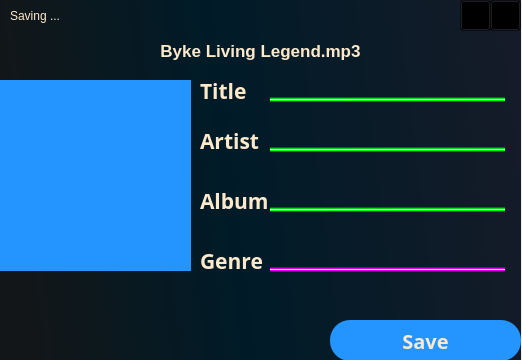
<?xml version="1.0" encoding="UTF-8"?>
<ui version="4.0">
 <class>MainWindow</class>
 <widget class="QMainWindow" name="MainWindow">
  <property name="geometry">
   <rect>
    <x>0</x>
    <y>0</y>
    <width>522</width>
    <height>360</height>
   </rect>
  </property>
  <property name="windowTitle">
   <string>MainWindow</string>
  </property>
  <widget class="QWidget" name="centralwidget">
   <property name="styleSheet">
    <string notr="true">color: rgb(255, 233, 203);</string>
   </property>
   <widget class="QLabel" name="label">
    <property name="geometry">
     <rect>
      <x>0</x>
      <y>0</y>
      <width>521</width>
      <height>361</height>
     </rect>
    </property>
    <property name="styleSheet">
     <string notr="true">background-color: qlineargradient(spread:pad, x1:0, y1:0.443182, x2:1, y2:0.358, stop:0 rgba(19, 22, 24, 255), stop:0.425781 rgba(0, 27, 40, 255), stop:1 rgba(21, 27, 40, 255));</string>
    </property>
    <property name="text">
     <string/>
    </property>
   </widget>
   <widget class="QLabel" name="filename">
    <property name="geometry">
     <rect>
      <x>0</x>
      <y>30</y>
      <width>521</width>
      <height>31</height>
     </rect>
    </property>
    <property name="font">
     <font>
      <family>Segoe UI</family>
      <pointsize>13</pointsize>
      <bold>true</bold>
     </font>
    </property>
    <property name="styleSheet">
     <string notr="true">color: rgb(255, 233, 203);</string>
    </property>
    <property name="text">
     <string>Byke Living Legend.mp3</string>
    </property>
    <property name="alignment">
     <set>Qt::AlignBottom|Qt::AlignHCenter</set>
    </property>
   </widget>
   <widget class="QLabel" name="artwork">
    <property name="geometry">
     <rect>
      <x>0</x>
      <y>80</y>
      <width>191</width>
      <height>191</height>
     </rect>
    </property>
    <property name="cursor">
     <cursorShape>PointingHandCursor</cursorShape>
    </property>
    <property name="styleSheet">
     <string notr="true">background-color: #2495FF;</string>
    </property>
    <property name="text">
     <string/>
    </property>
    <property name="scaledContents">
     <bool>true</bool>
    </property>
   </widget>
   <widget class="QLabel" name="label_4">
    <property name="geometry">
     <rect>
      <x>200</x>
      <y>80</y>
      <width>71</width>
      <height>21</height>
     </rect>
    </property>
    <property name="font">
     <font>
      <family>Sitka Display</family>
      <pointsize>16</pointsize>
      <bold>true</bold>
     </font>
    </property>
    <property name="styleSheet">
     <string notr="true">color: rgb(255, 233, 203);</string>
    </property>
    <property name="text">
     <string>Title</string>
    </property>
   </widget>
   <widget class="QLabel" name="label_8">
    <property name="geometry">
     <rect>
      <x>200</x>
      <y>130</y>
      <width>71</width>
      <height>21</height>
     </rect>
    </property>
    <property name="font">
     <font>
      <family>Sitka Display</family>
      <pointsize>16</pointsize>
      <bold>true</bold>
     </font>
    </property>
    <property name="styleSheet">
     <string notr="true">color: rgb(255, 233, 203);</string>
    </property>
    <property name="text">
     <string>Artist</string>
    </property>
   </widget>
   <widget class="QLabel" name="label_9">
    <property name="geometry">
     <rect>
      <x>200</x>
      <y>190</y>
      <width>71</width>
      <height>21</height>
     </rect>
    </property>
    <property name="font">
     <font>
      <family>Sitka Display</family>
      <pointsize>16</pointsize>
      <bold>true</bold>
     </font>
    </property>
    <property name="styleSheet">
     <string notr="true">color: rgb(255, 233, 203);</string>
    </property>
    <property name="text">
     <string>Album</string>
    </property>
   </widget>
   <widget class="QLabel" name="label_10">
    <property name="geometry">
     <rect>
      <x>200</x>
      <y>250</y>
      <width>71</width>
      <height>21</height>
     </rect>
    </property>
    <property name="font">
     <font>
      <family>Sitka Display</family>
      <pointsize>16</pointsize>
      <bold>true</bold>
     </font>
    </property>
    <property name="styleSheet">
     <string notr="true">color: rgb(255, 233, 203);</string>
    </property>
    <property name="text">
     <string>Genre</string>
    </property>
   </widget>
   <widget class="QLineEdit" name="title">
    <property name="geometry">
     <rect>
      <x>270</x>
      <y>80</y>
      <width>235</width>
      <height>22</height>
     </rect>
    </property>
    <property name="styleSheet">
     <string notr="true">background-color: transparent;
border: 0;
border-bottom: 5px solid qlineargradient(spread:pad, x1:0.465, y1:0, x2:0.483925, y2:1, stop:0 rgba(5, 77, 0, 95), stop:0.34598 rgba(0, 247, 16, 255), stop:0.485998 rgba(255, 255, 255, 255), stop:0.566396 rgba(255, 255, 255, 255), stop:0.706414 rgba(0, 247, 16, 255), stop:1 rgba(5, 77, 0, 94));</string>
    </property>
   </widget>
   <widget class="QLineEdit" name="artist">
    <property name="geometry">
     <rect>
      <x>270</x>
      <y>130</y>
      <width>235</width>
      <height>22</height>
     </rect>
    </property>
    <property name="styleSheet">
     <string notr="true">background-color: transparent;
border: 0;
border-bottom: 5px solid qlineargradient(spread:pad, x1:0.465, y1:0, x2:0.483925, y2:1, stop:0 rgba(5, 77, 0, 95), stop:0.34598 rgba(0, 247, 16, 255), stop:0.485998 rgba(255, 255, 255, 255), stop:0.566396 rgba(255, 255, 255, 255), stop:0.706414 rgba(0, 247, 16, 255), stop:1 rgba(5, 77, 0, 94));</string>
    </property>
   </widget>
   <widget class="QLineEdit" name="album">
    <property name="geometry">
     <rect>
      <x>270</x>
      <y>190</y>
      <width>235</width>
      <height>22</height>
     </rect>
    </property>
    <property name="styleSheet">
     <string notr="true">background-color: transparent;
border: 0;
border-bottom: 5px solid qlineargradient(spread:pad, x1:0.465, y1:0, x2:0.483925, y2:1, stop:0 rgba(5, 77, 0, 95), stop:0.34598 rgba(0, 247, 16, 255), stop:0.485998 rgba(255, 255, 255, 255), stop:0.566396 rgba(255, 255, 255, 255), stop:0.706414 rgba(0, 247, 16, 255), stop:1 rgba(5, 77, 0, 94));</string>
    </property>
   </widget>
   <widget class="QLineEdit" name="genre">
    <property name="geometry">
     <rect>
      <x>270</x>
      <y>250</y>
      <width>235</width>
      <height>22</height>
     </rect>
    </property>
    <property name="styleSheet">
     <string notr="true">background-color: transparent;
border: 0;
border-bottom: 5px solid qlineargradient(spread:pad, x1:0.476, y1:0, x2:0.483925, y2:1, stop:0 rgba(80, 0, 106, 179), stop:0.327039 rgba(247, 0, 255, 255), stop:0.418605 rgba(255, 226, 255, 255), stop:0.549834 rgba(255, 226, 255, 255), stop:0.638627 rgba(247, 0, 255, 255), stop:1 rgba(80, 0, 106, 178));</string>
    </property>
   </widget>
   <widget class="QPushButton" name="saveBtn">
    <property name="geometry">
     <rect>
      <x>330</x>
      <y>320</y>
      <width>191</width>
      <height>41</height>
     </rect>
    </property>
    <property name="font">
     <font>
      <family>Segoe UI Semibold</family>
      <pointsize>15</pointsize>
      <bold>true</bold>
     </font>
    </property>
    <property name="cursor">
     <cursorShape>PointingHandCursor</cursorShape>
    </property>
    <property name="styleSheet">
     <string notr="true">QPushButton{
	background-color: #2495FF;
	border-radius: 20px;
}

QPushButton:hover{
	background-color: transparent;
	border: 1px solid #2495FF;
}

QPushButton:pressed{
	background-color: #21D84C;
}

</string>
    </property>
    <property name="text">
     <string>Save</string>
    </property>
   </widget>
   <widget class="QPushButton" name="closeBtn">
    <property name="geometry">
     <rect>
      <x>490</x>
      <y>0</y>
      <width>31</width>
      <height>31</height>
     </rect>
    </property>
    <property name="cursor">
     <cursorShape>PointingHandCursor</cursorShape>
    </property>
    <property name="styleSheet">
     <string notr="true">QPushButton{
	background-color: transparent;
}</string>
    </property>
    <property name="text">
     <string/>
    </property>
    <property name="icon">
     <iconset resource="metadata_qrc.qrc">
      <normaloff>:/Icons/res/Icons/x-circle.svg</normaloff>:/Icons/res/Icons/x-circle.svg</iconset>
    </property>
    <property name="iconSize">
     <size>
      <width>32</width>
      <height>32</height>
     </size>
    </property>
   </widget>
   <widget class="QPushButton" name="minimizeBtn">
    <property name="geometry">
     <rect>
      <x>460</x>
      <y>0</y>
      <width>31</width>
      <height>31</height>
     </rect>
    </property>
    <property name="cursor">
     <cursorShape>PointingHandCursor</cursorShape>
    </property>
    <property name="styleSheet">
     <string notr="true">QPushButton{
	background-color: transparent;
}</string>
    </property>
    <property name="text">
     <string/>
    </property>
    <property name="icon">
     <iconset resource="metadata_qrc.qrc">
      <normaloff>:/Icons/res/Icons/minus.svg</normaloff>:/Icons/res/Icons/minus.svg</iconset>
    </property>
    <property name="iconSize">
     <size>
      <width>32</width>
      <height>32</height>
     </size>
    </property>
   </widget>
   <widget class="QLabel" name="message">
    <property name="geometry">
     <rect>
      <x>10</x>
      <y>5</y>
      <width>391</width>
      <height>21</height>
     </rect>
    </property>
    <property name="text">
     <string>Saving ...</string>
    </property>
   </widget>
  </widget>
 </widget>
 <resources>
  <include location="metadata_qrc.qrc"/>
 </resources>
 <connections/>
</ui>
